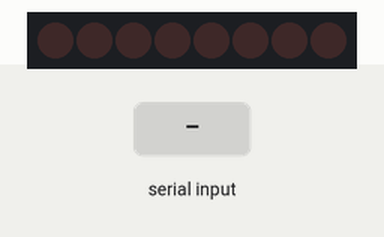
Recording of a sketch running on a simulated Arduino Uno, built with avr-gcc and run on an emulated ATmega328P. Shown: 8 shift-register outputs drawn as a row of LEDs (first output left, lit = HIGH). Wiring (inferred from the names in the program): shift register (74HC595): data pin 8; shift clock pin 10; latch pin 9. Wiring (inferred from the signals the program sends): row of LEDs: on Q0, Q1, Q2, Q3, Q4, Q5, Q6, Q7. The test bench sets the inputs (shaded band). What the sketch prints to the serial monitor is not drawn.

Above: at 1.2 s.
1.3 s: byte 30 received over Serial
At 2.0 s:
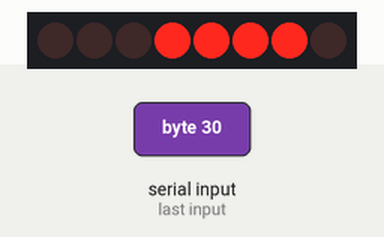
2.8 s: byte 90 received over Serial
At 3.1 s:
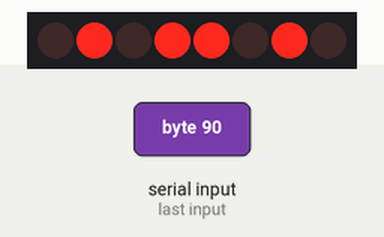
4.3 s: byte 120 received over Serial
At 5.4 s:
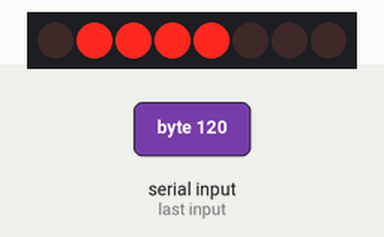
Timing chart, 0 to 7.3 s (numbered marks = the images above; inputs shaded):
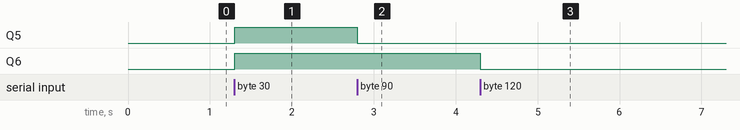

The sketch:

ShiftBarEcho.ino
```cpp
// PROJECT  :ShiftBar Echo
// PURPOSE  :Echoes ASCII characters entered in the Serial Monitor of the ShiftBar device
// DEVICE   :Arduino
// AUTHOR   :C. D'Arcy
// DATE     :2018 10 29
// uC       :328/84/85
// COURSE   :ICS3U
// STATUS   :Working
// You'll likely need to edit the three pin assignments below...
uint8_t clk = 10;        //SRCLK
uint8_t data = 8;      //SER
uint8_t latch = 9;     //RCLK
#define DURATION 500   //pause between displays....

void setup() {
  Serial.begin(9600);
  pinMode(clk, OUTPUT);   //declare the 3 '595 control lines for output
  pinMode(data, OUTPUT);  //
  pinMode(latch, OUTPUT); //
  while (!Serial);        //wait for the Serial monitor to initialize itself
}

void loop() {
  while (!Serial.available());  //wait until characters are in the stream buffer
  char ch = Serial.read();      //grab them, one at a time...
  digitalWrite(latch, LOW);           //prepare to load shift register flipflops...
  shiftOut(data, clk, LSBFIRST, ch);  //clock 'em in....
  digitalWrite(latch, HIGH);          //present f/f on the output pins
  Serial.println(ch);                 //write to Serial Monitor for confirmation
  delay(DURATION);              //admire their beauty...
}
```

Measured:
- after the input at 1.3 s, Q5, Q6: LOW → HIGH at once
- after the input at 2.8 s, Q5: HIGH → LOW at once
- after the input at 4.3 s, Q6: HIGH → LOW at once
